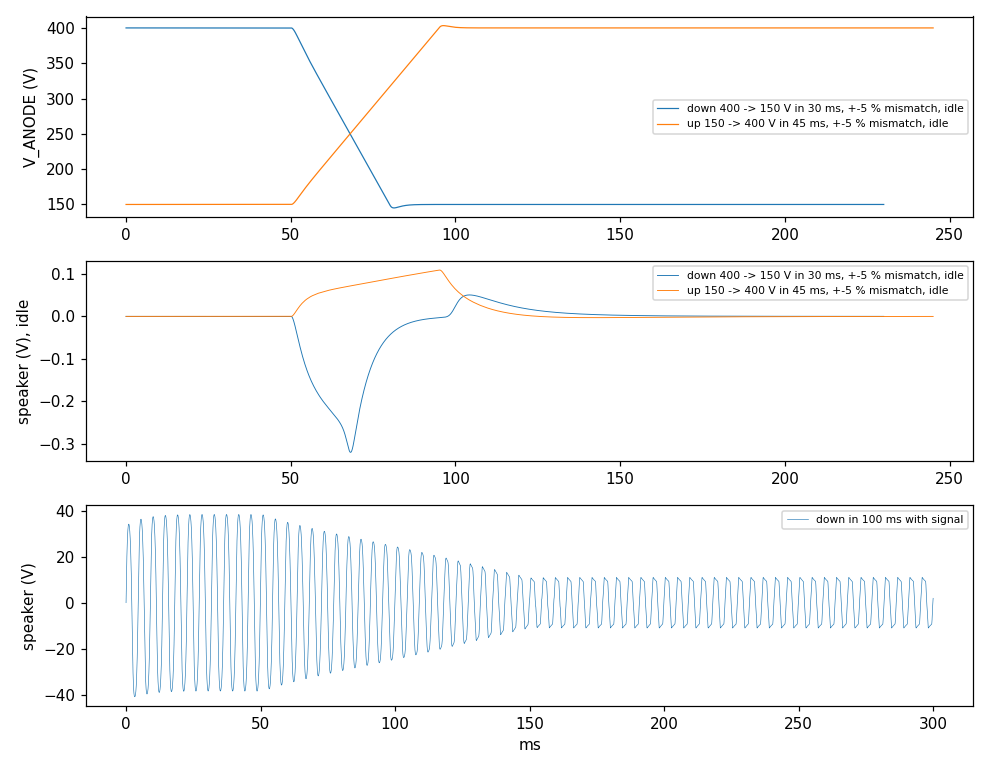

This figure's Python source:
#!/usr/bin/env python3
"""HV supplies rev 3, review M21: a power-setting change between channels (V_ANODE 400 <-> 150 V,
V_SCREEN following in proportion: 390 <-> 146 V) under the firmware ramp rule, heard through the
output stage.

Chain: (1) the converter's closed loop (loop_digital.py, both bridges, raw 420 V) follows a linear
setpoint ramp with the tubes' idle current as its load; (2) its V_ANODE / V_SCREEN waveforms supply
the power amp's own stage model (tube_power_amp_kicad rev_b/sim/power_stage/stage.py, read only:
4x KT88, 220 nF / 91k coupling, Hammond 1650TA, 8 ohm) as PWL sources; (3) the bias follows the
power amp's tracking law's feed-forward (Vg1 scaled with V_SCREEN; power_stage README "Tracking
law": constant idle current below the reference, the measured-current loop trims it slowly; the
trim is not modelled, so the idle current falls about as V^1.5 during the ramp). The grid sees a
bias change through the 91k grid leak against the 220 nF coupling capacitor (about 22 ms).
Audible effects: the speaker voltage. With matched tubes the supply ramp is common mode and
cancels in the output transformer; with a mismatch (idle currents +-5 % between the two sides, the
bias loop's residual or a mid-ramp state) part of it appears across the speaker. Also run with
signal (a 220 Hz sine at about 1/4 power) to see the transition itself.
Raw input current during the up-steps: from the converter's power (both bridges) plus RAW_SS and
the board loss, 1 ms average, against the PSU's 1 A, for the ramp rule's times (45 ms idle,
0.3 s full load) and faster.

Limits: one-way coupling (the tubes' idle current as the converter's load, not the stage's actual
current); feed-forward bias only (no current-loop trim); the KT88 model's errors; a thump's
loudness estimated from the speaker voltage with 100 dB SPL / 1 W / 1 m (a guitar cabinet), no
frequency weighting (most of the thump energy is below 20 Hz: an overestimate of what is heard).

Run: python3 rev3/sim/m21_channel_change.py   (writes m21_results.md, m21_*.png; a few minutes)
"""
import os
import re
import sys
import tempfile
from multiprocessing import Pool

import numpy as np

import hvnet
import loop_digital as ld

HERE = os.path.dirname(os.path.abspath(__file__))
PA = os.path.expanduser("~/dev/tube_power_amp_kicad/rev_b/sim/power_stage")
sys.dont_write_bytecode = True
sys.path.insert(0, PA)
import stage  # noqa: E402

GAINS = dict(Kp=2, Ki=1000, Kc=20)
P_STAGE = dict(cc=220e-9, rgl=91e3, rsupply=0.05, csupply=100e-9)
TUBE = "KT88"
VA_HI, VS_HI, VA_LO = 400.0, 390.0, 150.0
VS_LO = VS_HI * VA_LO / VA_HI
T0 = 0.05


def ramp(v0, v1, tr):
    return lambda t: v0 + (v1 - v0) * min(max((t - T0) / tr, 0.0), 1.0)


def converter_waveforms(v_a0, v_a1, tr, t_end, i_idle_a, i_idle_s):
    """Both bridges following the ramp; load = idle current scaling with (V_SCREEN / 390)^1.5."""
    out = {}
    for b, v0, v1, rs, ii in ((1, v_a0, v_a1, 1.0, i_idle_a), (2, v_a0 * VS_HI / VA_HI, v_a1 * VS_HI / VA_HI, 2.2, i_idle_s)):
        vr = ramp(v0, v1, tr)
        vs_of_t = ramp(v_a0 * VS_HI / VA_HI, v_a1 * VS_HI / VA_HI, tr)
        il = lambda t, ii=ii: ii * (vs_of_t(t) / VS_HI) ** 1.5
        p = hvnet.params("B", ESR=0.1, Rs=rs)
        o = ld.simulate(p, None, GAINS, t_end, vr, il, v_raw=420.0, v0=v0)
        out[b] = o
    return out


def run_stage(args):
    name, v_a0, v_a1, tr, mismatch, signal = args
    t_end = T0 + tr + 0.15
    tubes = [TUBE] * 4
    # bias at the reference (400 V) for the idle current; side A +mismatch, side B -mismatch
    ref = stage.solve_bias(tubes, VA_HI, "B", VS_HI, 0.7, dict(P_STAGE, f=100.0))
    ia0 = ref["ia"]
    if mismatch:
        target = [ia0[0] * (1 + mismatch), ia0[1] * (1 + mismatch), ia0[2] * (1 - mismatch), ia0[3] * (1 - mismatch)]
        ref = stage.solve_bias(tubes, VA_HI, "B", VS_HI, ("ia", target), dict(P_STAGE, f=100.0))
    vg1 = ref["vg1"]
    i_idle_a = sum(ref["ia"])
    i_idle_s = sum(ref["ig2"])
    conv = converter_waveforms(v_a0, v_a1, tr, t_end, i_idle_a, i_idle_s)
    ta = conv[1][:, 0][::20]
    va = conv[1][:, 1][::20]
    vs = conv[2][:, 1][::20]
    # stage netlist with PWL supplies and PWL bias (feed-forward: Vg1 x V_SCREEN / 390)
    p = dict(P_STAGE, f=220.0)
    if not signal:
        p["driver"] = "Rpi1 o1 0 10k\nRpi2 o2 0 10k"
    drive = 40.0 if signal else 0.0
    net = stage.netlist(tubes, VA_HI, "B", VS_HI, drive, vg1, p=p)
    pa = " ".join(f"{x:.6e} {y:.4f}" for x, y in zip(ta, va))
    ps = " ".join(f"{x:.6e} {y:.4f}" for x, y in zip(ta, vs))
    net = re.sub(r"^Vanode vas 0 .*$", f"Vanode vas 0 PWL({pa})", net, flags=re.M)
    net = re.sub(r"^Vscreen vss 0 .*$", f"Vscreen vss 0 PWL({ps})", net, flags=re.M)
    for n in range(1, 5):
        pb = " ".join(f"{x:.6e} {vg1[n - 1] * y / VS_HI:.4f}" for x, y in zip(ta, vs))
        net = re.sub(rf"^Vb{n} b{n} 0 DC .*$", f"Vb{n} b{n} 0 PWL({pb})", net, flags=re.M)
    a = net.index(".control")
    with tempfile.TemporaryDirectory() as d:
        out = os.path.join(d, "o.txt")
        net = net[:a] + (".control\nset wr_singlescale\n"
                         f"tran 5u {t_end} 0 5u\nlinearize\nwrdata {out} v(out) i(Vanode) i(Vscreen)\nquit\n.endc\n.end\n")
        stage.run_ngspice(net, timeout=3000)
        z = np.loadtxt(out)
    # raw input current from the converter (both bridges), 1 ms average
    t1 = conv[1][:, 0]
    pin = conv[1][:, 3] * conv[1][:, 2] + np.interp(t1, conv[2][:, 0], conv[2][:, 3] * conv[2][:, 2])
    iraw = np.convolve(pin / 420.0 + 0.035 + 8.7 / 420.0, np.ones(1000) / 1000, mode="same")
    return name, dict(t=z[:, 0], vout=z[:, 1], ia=-z[:, 2], isc=-z[:, 3], ta=t1, va=conv[1][:, 1], vs=np.interp(t1, conv[2][:, 0], conv[2][:, 1]),
                      iraw=iraw, i_idle=i_idle_a, vg1=vg1)


def lowpass(t, x, fc):
    from scipy.signal import butter, filtfilt
    fs = 1.0 / np.median(np.diff(t))
    b, a = butter(2, fc / (fs / 2))
    return filtfilt(b, a, x)


def raw_current_table():
    """Up-steps 150 -> 400 V: raw input current (1 ms avg) for ramp times, at idle and at full load."""
    rows = []
    for load, ia, isc in (("idle (KT88, 0.29 A at 400 V)", 0.29, 0.02), ("full overdrive (0.7 A / 0.18 A at 400 V)", 0.70, 0.18)):
        for tr in (0.03, 0.045, 0.1, 0.3, 0.5):
            t_end = T0 + tr + 0.03
            res = []
            for b, v0, v1, rs, ii in ((1, VA_LO, VA_HI, 1.0, ia), (2, VS_LO, VS_HI, 2.2, isc)):
                vr = ramp(v0, v1, tr)
                # a full-load current scales with the voltage (resistive-like), idle with V^1.5
                ex = 1.5 if load.startswith("idle") else 1.0
                il = lambda t, ii=ii, vr=vr, v1=v1, ex=ex: ii * (vr(t) / v1) ** ex
                p = hvnet.params("B", ESR=0.1, Rs=rs)
                res.append(ld.simulate(p, None, GAINS, t_end, vr, il, v_raw=420.0, v0=v0))
            pin = res[0][:, 3] * res[0][:, 2] + res[1][:, 3] * res[1][:, 2]
            iraw = np.convolve(pin / 420.0 + 0.035 + 8.7 / 420.0, np.ones(1000) / 1000, mode="same")
            m = (res[0][:, 0] > T0) & (res[0][:, 0] < t_end - 2e-3)
            rows.append((load, tr, iraw[m].max(), res[0][:, 2].max()))
    return rows


CASES = [
    ("down 400 -> 150 V in 30 ms, matched, idle", VA_HI, VA_LO, 0.03, 0.0, False),
    ("down 400 -> 150 V in 30 ms, +-5 % mismatch, idle", VA_HI, VA_LO, 0.03, 0.05, False),
    ("down 400 -> 150 V in 300 ms, +-5 % mismatch, idle", VA_HI, VA_LO, 0.3, 0.05, False),
    ("up 150 -> 400 V in 45 ms, +-5 % mismatch, idle", VA_LO, VA_HI, 0.045, 0.05, False),
    ("up 150 -> 400 V in 300 ms, +-5 % mismatch, idle", VA_LO, VA_HI, 0.3, 0.05, False),
    ("down 400 -> 150 V in 100 ms, +-5 % mismatch, with signal", VA_HI, VA_LO, 0.1, 0.05, True),
    ("up 150 -> 400 V in 100 ms, +-5 % mismatch, with signal", VA_LO, VA_HI, 0.1, 0.05, True),
]


def main():
    import matplotlib
    matplotlib.use("Agg")
    import matplotlib.pyplot as plt
    with Pool() as pool:
        res = dict(pool.map(run_stage, CASES))
        rawrows = pool.apply(raw_current_table)
    L = ["# M21: channel change through the output stage (generated by m21_channel_change.py)", "",
         __doc__.split("\n\n")[1], "", __doc__.split("\n\n")[2], "", __doc__.split("\n\n")[3], "",
         "## Speaker voltage", "",
         "| Case | V_ANODE tracking: max error (V) | speaker peak, all (V) | speaker peak below 20 Hz / 20-200 Hz (V) | "
         "estimated peak SPL of the thump at 1 m, 20-200 Hz (dB) | idle anode current before / after (A) |",
         "|---|---|---|---|---|---|"]
    for name, *_ in CASES:
        r = res[name]
        t, v = r["t"], r["vout"]
        m = t > T0 - 0.01
        sub = lowpass(t, v, 20.0)
        band = lowpass(t, v, 200.0) - sub
        vref = np.array([ramp(*(c[1:3] + (c[3],)))(x) for c in CASES if c[0] == name for x in r["ta"]])
        err = np.max(np.abs(r["va"] - vref))
        if "signal" in name:
            spl = "— (signal present)"
        else:
            pk = np.abs(band[m]).max()
            spl = f"{100 + 10 * np.log10(max(pk ** 2 / 2 / 8.0, 1e-12)):.0f}"
        ia = r["ia"]
        L.append(f"| {name} | {err:.1f} | {np.abs(v[m]).max():.3f} | {np.abs(sub[m]).max():.3f} / {np.abs(band[m]).max():.3f} | {spl} | "
                 f"{np.mean(ia[(t > 0.02) & (t < T0)]):.3f} / {np.mean(ia[t > t[-1] - 0.02]):.3f} |")
    L += ["", "## Raw input current on an up-step 150 -> 400 V (both outputs, 1 ms average)", "",
          "| Load | ramp (ms) | raw input peak (A) | bridge 1 current peak (A) | within the PSU's 1 A |", "|---|---|---|---|---|"]
    for load, tr, ipk, ib in dict(((r[0], r[1]), r) for r in rawrows).values():
        L.append(f"| {load} | {tr * 1e3:.0f} | {ipk:.2f} | {ib:.2f} | {'yes' if ipk <= 1.0 else 'NO'} |")
    fig, ax = plt.subplots(3, 1, figsize=(9, 7), sharex=False)
    for name in ("down 400 -> 150 V in 30 ms, +-5 % mismatch, idle", "up 150 -> 400 V in 45 ms, +-5 % mismatch, idle"):
        r = res[name]
        ax[0].plot(r["ta"] * 1e3, r["va"], lw=0.8, label=name)
        ax[1].plot(r["t"] * 1e3, r["vout"], lw=0.6, label=name)
    r = res["down 400 -> 150 V in 100 ms, +-5 % mismatch, with signal"]
    ax[2].plot(r["t"] * 1e3, r["vout"], lw=0.4, label="down in 100 ms with signal")
    ax[0].set_ylabel("V_ANODE (V)"); ax[1].set_ylabel("speaker (V), idle"); ax[2].set_ylabel("speaker (V)")
    ax[2].set_xlabel("ms"); ax[0].legend(fontsize=7); ax[1].legend(fontsize=7); ax[2].legend(fontsize=7)
    fig.tight_layout(); fig.savefig(os.path.join(HERE, "m21_channel_change.png"), dpi=110); plt.close(fig)
    open(os.path.join(HERE, "m21_results.md"), "w").write("\n".join(L) + "\n")
    print("\n".join(L))


if __name__ == "__main__":
    main()
